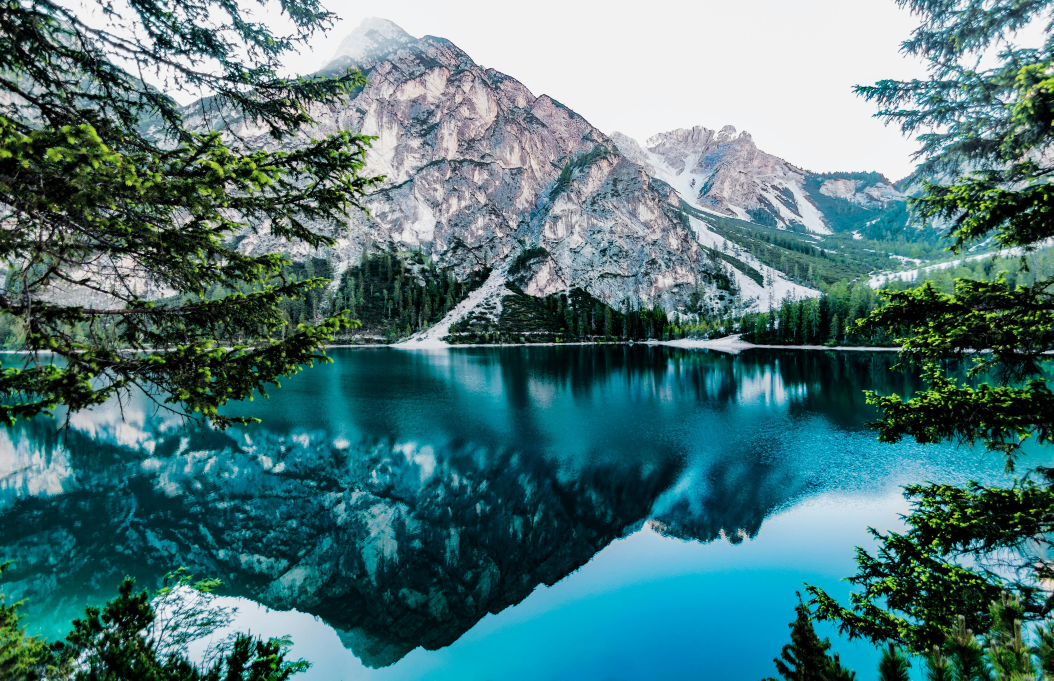
#> input picture mavis/benchmark/input/extra-large.jpg, 5266 x 3403 px (shown at 1/5 size)
$ python -i dct.py   (imports and definitions only)
#> lines starting #> are read from the running program, lines starting #| are printed output that depends on the picture
# Basic whatsapp image resilience works, image manipulation at least on whats app is not working yet
import numpy as np
import pywt
from PIL import Image
from typing import Optional
from scipy.fftpack import dct, idct
from pathlib import Path
from hashlib import sha256
from streamlit.runtime.uploaded_file_manager import UploadedFile

class WaveletDCTWatermark:
    def __init__(self, image: Optional[UploadedFile] = None):
        """Initialize the watermarking system with base path"""
        # [6 lines of commented-out code are left out]
        self.alpha = 0.1

        # Create necessary directories
        # self.dataset_path.mkdir(exist_ok=True)
        # self.result_path.mkdir(exist_ok=True)

    def convert_image(self, image_path, size, to_grayscale=False):
        """Convert and resize image, with option to convert to grayscale"""
        try:
            img = Image.open(image_path).resize((size, size), Image.Resampling.LANCZOS)
            if to_grayscale:
                img = img.convert('L')
                # Enhance contrast for QR code
                img = self.enhance_qr_contrast(img)
                image_array = np.array(img.getdata(), dtype=np.float64).reshape((size, size))
            else:
                image_array = np.array(img, dtype=np.float64)

            # Save processed image
            # processed_path = self.dataset_path / Path(image_path).name
            # img.save(processed_path)

            return image_array
        except Exception as e:
            print(f"Error processing image {image_path}: {str(e)}")
            raise

    # [33 lines left out: functions fconvert_image, enhance_qr_contrast, not called in this run]

    def otsu_threshold(self, image):
        """Calculate Otsu's threshold"""
        histogram = np.histogram(image, bins=256, range=(0, 256))[0]
        total = histogram.sum()
        current_max = 0
        threshold = 0
        sumT = 0
        weightB = 0
        weightF = 0

        for i in range(256):
            sumT += i * histogram[i]

        for i in range(256):
            weightB += histogram[i]
            if weightB == 0:
                continue
            weightF = total - weightB
            if weightF == 0:
                break

            sumB = 0
            for j in range(i + 1):
                sumB += j * histogram[j]

            meanB = sumB / weightB
            meanF = (sumT - sumB) / weightF

            varBetween = weightB * weightF * (meanB - meanF) ** 2

            if varBetween > current_max:
                current_max = varBetween
                threshold = i

        return threshold

    def process_coefficients(self, image_array, model, level):
        """Process wavelet coefficients for each color channel if RGB"""
        try:
            if len(image_array.shape) == 3:  # RGB image
                coeffs_by_channel = []
                for channel in range(3):
                    coeffs = pywt.wavedec2(data=image_array[:,:,channel], wavelet=model, level=level)
                    coeffs_by_channel.append(list(coeffs))
                return coeffs_by_channel
            else:  # Grayscale image
                coeffs = pywt.wavedec2(data=image_array, wavelet=model, level=level)
                return list(coeffs)
        except Exception as e:
            print(f"Error processing coefficients: {str(e)}")
            raise

    # [21 lines left out: function embed_watermark, not called in this run]

    def get_watermark(self, dct_watermarked_coeff, watermark_size):
        """Extract watermark from DCT coefficients with averaging"""
        try:
            subwatermarks = []

            for x in range(0, dct_watermarked_coeff.shape[0], 8):
                for y in range(0, dct_watermarked_coeff.shape[1], 8):
                    coeff_slice = dct_watermarked_coeff[x:x+8, y:y+8]
                    # Average multiple coefficients for better recovery
                    value = (coeff_slice[4][4] + coeff_slice[5][5] + coeff_slice[6][6]) / (3 * self.alpha)
                    subwatermarks.append(value)

            watermark = np.array(subwatermarks).reshape(watermark_size, watermark_size)

            # Enhance recovered watermark
            watermark = self.enhance_recovered_watermark(watermark)
            return watermark
        except Exception as e:
            print(f"Error extracting watermark: {str(e)}")
            raise

    def enhance_recovered_watermark(self, watermark):
        """Enhance recovered watermark for better QR code visibility"""
        # Normalize to 0-255 range
        watermark = ((watermark - watermark.min()) / (watermark.max() - watermark.min()) * 255)

        # Apply threshold to make QR code more distinct
        threshold = self.otsu_threshold(watermark)
        watermark = np.where(watermark > threshold, 255, 0)

        return watermark


    def apply_dct(self, image_array):
            """Apply DCT transform to image"""
            try:
                size = image_array.shape[0]
                all_subdct = np.empty((size, size), dtype=np.float64)
                for i in range(0, size, 8):
                    for j in range(0, size, 8):
                        subpixels = image_array[i:i+8, j:j+8]
                        subdct = dct(dct(subpixels.T, norm="ortho").T, norm="ortho")
                        all_subdct[i:i+8, j:j+8] = subdct
                return all_subdct
            except Exception as e:
                print(f"Error applying DCT: {str(e)}")
                raise


    # [89 lines left out: functions inverse_dct, watermark_image, fwatermark_image, not called in this run]

    def recover_watermark(self, image_name, model='haar', level=1):
        """Recover watermark from watermarked image with enhanced clarity"""
        try:
            image_array = self.convert_image(image_name, 2048, to_grayscale=False)
#> in convert_image, `img = Image.open(image_path).resize((size, size), Image.Resampling.LAN..`:
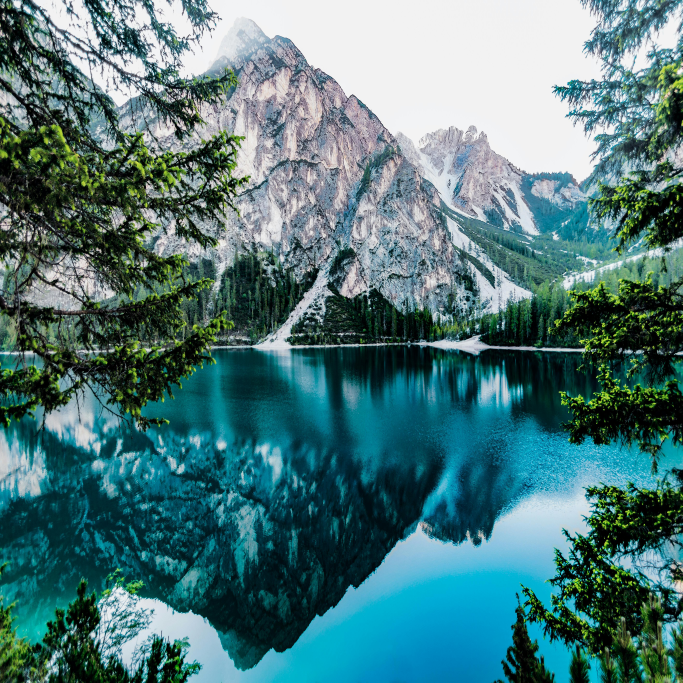
#> img: PIL image 2048x2048 RGB (shown at 1/3 size); mean R, G, B 78.6, 120.4, 122.4
            coeffs_watermarked_image = self.process_coefficients(image_array, model, level)
#> after the loop in process_coefficients, `for channel in range(3):`: coeffs_by_channel = 3 items
#> coeffs_watermarked_image = 3 items

            # Average watermarks from both green and blue channels
            dct_green = self.apply_dct(coeffs_watermarked_image[1][0])
#> after the loop in apply_dct, `for i in range(0, size, 8):`:
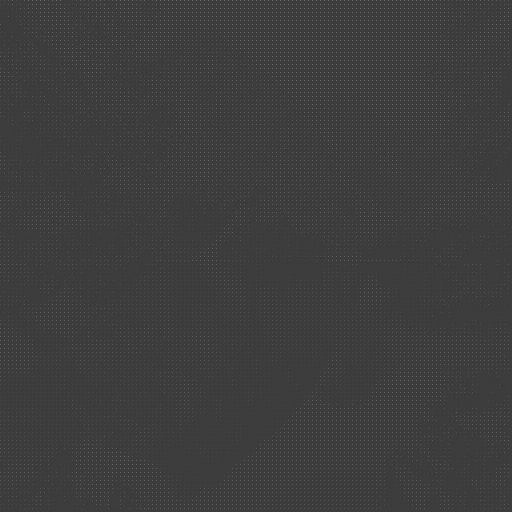
#> all_subdct: shape (1024, 1024) float64 (shown at 1/2 size); min -1211.9, max 3889.4, mean 30.2; drawn with min black and max white
            dct_blue = self.apply_dct(coeffs_watermarked_image[2][0])

            watermark_green = self.get_watermark(dct_green, 128)
#> after the loop in get_watermark, `for x in range(0, dct_watermarked_coeff.shape[0], 8):`: subwatermarks = 16384 values, max 1090.4 at index 5275, min -1032.8 at index 4244, mean 1.51
#> in get_watermark, `watermark = np.array(subwatermarks).reshape(watermark_size, watermark_..`:
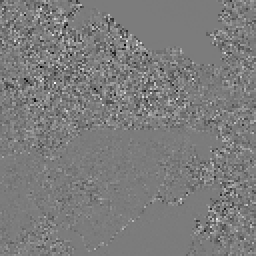
#> watermark: shape (128, 128) float64 (shown 2 times larger); min -1032.8, max 1090.4, mean 1.5; drawn with min black and max white
#> in otsu_threshold, `histogram = np.histogram(image, bins=256, range=(0, 256))[0]`: histogram = 256 values, max 2302 at index 124, min 0 at index 2, mean 64
#> in otsu_threshold, `total = histogram.sum()`: total = 16384
#> the loop in otsu_threshold, `for i in range(256):` made 256 passes
#> sumT on passes 1 to 3: 0, 1, 1
#> after the loop in otsu_threshold, `for i in range(256):`: sumT = 2027492
#> the loop in otsu_threshold, `for i in range(256):` made 256 passes
#> (weightB, weightF, meanB, meanF, varBetween, current_max) on passes 1, 2, 11, 12: (1, 16383, 0, 123.8, 250913984.6, 250913984.6), (2, 16382, 0.5, 123.8, 497811316.1, 497811316.1), (3, 16381, 3.67, 123.8, 708881807.6, 708881807.6), (4, 16380, 5.5, 123.8, 916591273.4, 916591273.4)
#> (weightB, weightF, meanB, meanF, current_max) on passes 17, 19, 21, 23, 27, 31: (5, 16379, 7.6, 123.8, 1.11e+09), (6, 16378, 9.33, 123.8, 1.29e+09), (8, 16376, 12, 123.8, 1.64e+09), (9, 16375, 13.11, 123.8, 1.81e+09), (11, 16373, 15.45, 123.8, 2.12e+09), (14, 16370, 18.57, 123.8, 2.54e+09)
#> after the loop in otsu_threshold, `for i in range(256):`: current_max = 3.51e+10; threshold = 132; weightB = 16384
#> in enhance_recovered_watermark, `threshold = self.otsu_threshold(watermark)`: threshold = 132
#> in enhance_recovered_watermark, `watermark = np.where(watermark > threshold, 255, 0)`:
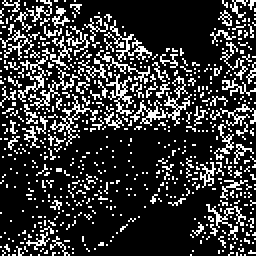
#> watermark: shape (128, 128) int64 (shown 2 times larger); 20.8% white in thin lines or dots
            watermark_blue = self.get_watermark(dct_blue, 128)
#> call 2 of get_watermark, with watermark_size = 128
#> after the loop in get_watermark (call 2), `for x in range(0, dct_watermarked_coeff.shape[0], 8):`: subwatermarks = 16384 values, max 832.2 at index 2364, min -1017.5 at index 2878, mean 1.13
#> in get_watermark (call 2), `watermark = np.array(subwatermarks).reshape(watermark_size, watermark_..`:
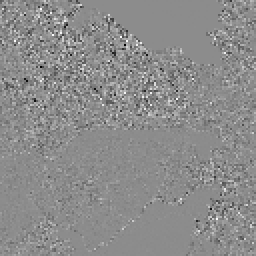
#> watermark: shape (128, 128) float64 (shown 2 times larger); min -1017.5, max 832.2, mean 1.1; drawn with min black and max white
#> the loop in otsu_threshold (call 2), `for i in range(256):` made 256 passes
#> sumT on passes 1 to 3: 0, 0, 2
#> in enhance_recovered_watermark (call 2), `watermark = np.where(watermark > threshold, 255, 0)`:
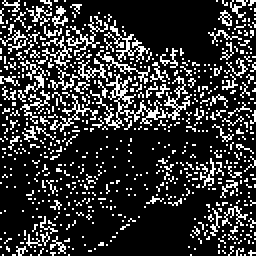
#> watermark: shape (128, 128) int64 (shown 2 times larger); 20.2% white in thin lines or dots

            # Average the watermarks from both channels
            watermark_array = (watermark_green + watermark_blue) / 2
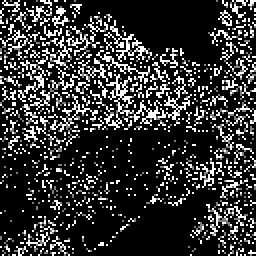
#> watermark_array: shape (128, 128) float64 (shown 2 times larger); min 0, max 255, mean 52.4
            watermark_array = np.uint8(watermark_array)

            # Save recovered watermark
            img = Image.fromarray(watermark_array)
            # img.save(self.result_path / 'recovered_watermark.jpg')
        except Exception as e:
            print(f"Error recovering watermark: {str(e)}")
            raise

    # [37 lines left out: functions frecover_watermark, metadata_hash, not called in this run]
# [34 lines of commented-out code are left out]

>>> result = WaveletDCTWatermark().recover_watermark('../../mavis/benchmark/input/extra-large.jpg')

$ run again, on mavis/benchmark/input/medium-large.png
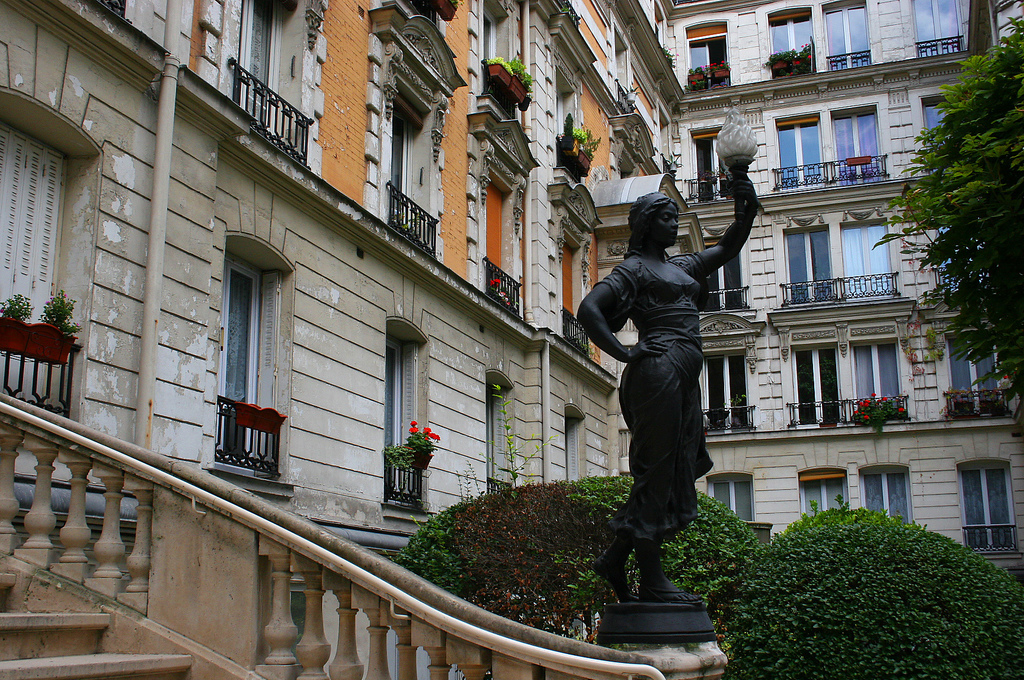
#> input picture mavis/benchmark/input/medium-large.png, 1024 x 680 px
#> after the loop in process_coefficients, `for channel in range(3):`: coeffs_by_channel = 3 items
#> after the loop in get_watermark, `for x in range(0, dct_watermarked_coeff.shape[0], 8):`: subwatermarks = 16384 values, max 1165.8 at index 4452, min -863 at index 6831, mean -0.771
#> histogram = 256 values, max 1784 at index 108, min 0 at index 1, mean 64
#> total = 16384
#> the loop in otsu_threshold, `for i in range(256):` made 256 passes
#> sumT on passes 1 to 3: 0, 0, 0
#> after the loop in otsu_threshold, `for i in range(256):`: sumT = 1767309
#> the loop in otsu_threshold, `for i in range(256):` made 256 passes
#> (weightB, weightF, meanB, meanF, varBetween, current_max) on passes 1, 6, 10, 20, 21, 26, 30: (1, 16383, 0, 107.9, 190647689.8, 190647689.8), (2, 16382, 2.5, 107.9, 363848232.2, 363848232.2), (3, 16381, 4.67, 107.9, 523589802.2, 523589802.2), (4, 16380, 8.25, 107.9, 650521182.9, 650521182.9), (5, 16379, 10.6, 107.9, 775286643.7, 775286643.7), (6, 16378, 13, 107.9, 885053609.7, 885053609.7), (7, 16377, 15.29, 107.9, 983465633, 983465633)
#> after the loop in otsu_threshold, `for i in range(256):`: current_max = 1.5e+10; threshold = 100; weightB = 16384
#> in enhance_recovered_watermark, `threshold = self.otsu_threshold(watermark)`: threshold = 100
#> in enhance_recovered_watermark, `watermark = np.where(watermark > threshold, 255, 0)`:
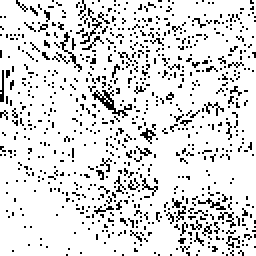
#> watermark: shape (128, 128) int64 (shown 2 times larger); 86.9% white; black in thin lines or dots
#> the loop in otsu_threshold (call 2), `for i in range(256):` made 256 passes
#> in recover_watermark, `watermark_array = (watermark_green + watermark_blue) / 2`:
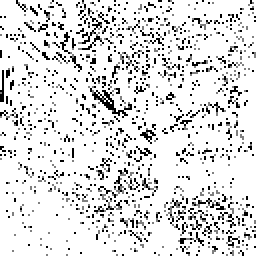
#> watermark_array: shape (128, 128) float64 (shown 2 times larger); min 0, max 255, mean 221.9

$ run again, on mavis/benchmark/input/medium.png
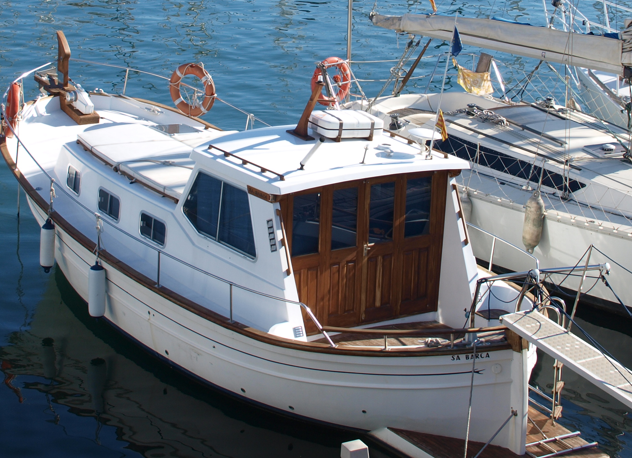
#> input picture mavis/benchmark/input/medium.png, 632 x 458 px
#> in convert_image, `img = Image.open(image_path).resize((size, size), Image.Resampling.LAN..`:
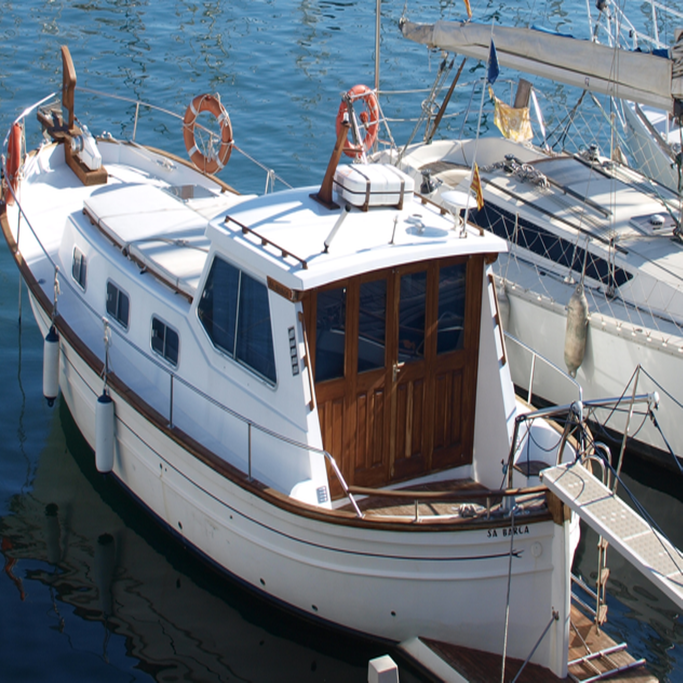
#> img: PIL image 2048x2048 RGB (shown at 1/3 size); mean R, G, B 107.5, 117.1, 126.9
#> after the loop in process_coefficients, `for channel in range(3):`: coeffs_by_channel = 3 items
#> after the loop in get_watermark, `for x in range(0, dct_watermarked_coeff.shape[0], 8):`: subwatermarks = 16384 values, max 138.6 at index 9597, min -205.5 at index 10734, mean -0.0214
#> histogram = 256 values, max 2553 at index 152, min 0 at index 1, mean 64
#> total = 16384
#> the loop in otsu_threshold, `for i in range(256):` made 256 passes
#> sumT on passes 1 to 3: 0, 0, 0
#> after the loop in otsu_threshold, `for i in range(256):`: sumT = 2486892
#> the loop in otsu_threshold, `for i in range(256):` made 256 passes
#> (weightB, weightF, meanB, meanF, varBetween, current_max) on passes 1, 30, 41, 47: (1, 16383, 0, 151.8, 377503010.4, 377503010.4), (2, 16382, 14.5, 151.8, 617685075.9, 617685075.9), (3, 16381, 23, 151.8, 815399524.5, 815399524.5), (4, 16380, 28.75, 151.8, 992346590, 992346590)
#> after the loop in otsu_threshold, `for i in range(256):`: current_max = 7.44e+09; threshold = 141; weightB = 16384
#> in enhance_recovered_watermark, `threshold = self.otsu_threshold(watermark)`: threshold = 141
#> the loop in otsu_threshold (call 2), `for i in range(256):` made 256 passes
#> the loop in otsu_threshold (call 2), `for i in range(256):` made 256 passes
#> current_max on pass 1: 367145372.7
#> in enhance_recovered_watermark (call 2), `watermark = np.where(watermark > threshold, 255, 0)`:
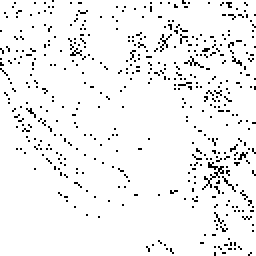
#> watermark: shape (128, 128) int64 (shown 2 times larger); 94.8% white; black in thin lines or dots

$ run again, on mavis/benchmark/input/small.png
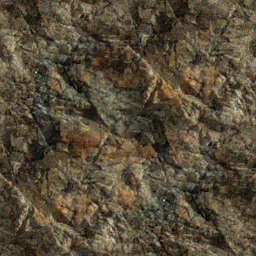
#> input picture mavis/benchmark/input/small.png, 256 x 256 px
#> after the loop in process_coefficients, `for channel in range(3):`: coeffs_by_channel = 3 items
#> after the loop in get_watermark, `for x in range(0, dct_watermarked_coeff.shape[0], 8):`: subwatermarks = 16384 values, max 9.16 at index 629, min -8.5 at index 10065, mean -8.67e-05
#> histogram = 256 values, max 254 at index 118, min 0 at index 1, mean 64
#> total = 16384
#> the loop in otsu_threshold, `for i in range(256):` made 256 passes
#> sumT on passes 1 to 3: 0, 0, 0
#> after the loop in otsu_threshold, `for i in range(256):`: sumT = 2003545
#> the loop in otsu_threshold, `for i in range(256):` made 256 passes
#> (weightB, weightF, meanB, meanF, varBetween, current_max) on passes 1, 5, 6: (1, 16383, 0, 122.3, 245021825.5, 245021825.5), (3, 16381, 2.67, 122.3, 703442221.1, 703442221.1), (4, 16380, 3.25, 122.3, 928854307.3, 928854307.3)
#> after the loop in otsu_threshold, `for i in range(256):`: current_max = 1.45e+11; threshold = 122; weightB = 16384
#> in enhance_recovered_watermark, `threshold = self.otsu_threshold(watermark)`: threshold = 122
#> the loop in otsu_threshold (call 2), `for i in range(256):` made 256 passes
#> in recover_watermark, `watermark_array = (watermark_green + watermark_blue) / 2`:
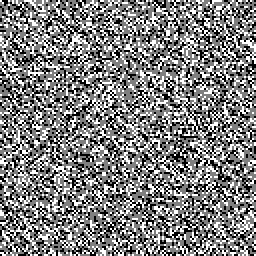
#> watermark_array: shape (128, 128) float64 (shown 2 times larger); min 0, max 255, mean 128.7
